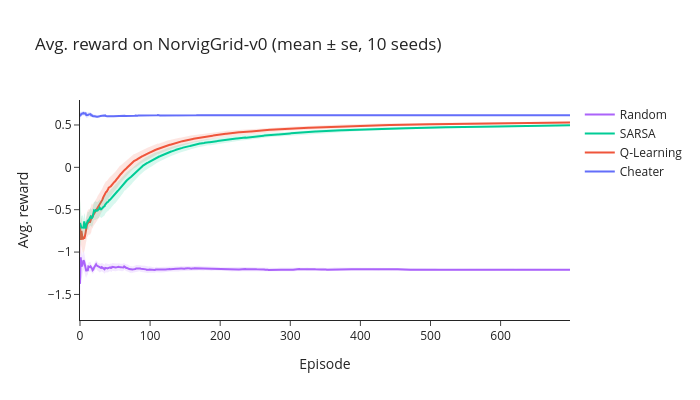

The code cell stored with this chart in its notebook:
### Markdown cell above
### Exercise - Implement Q-learning and SARSA

> ```yaml
> Difficulty: 🔴🔴🔴⚪⚪
> Importance: 🔵🔵🔵🔵⚪
> 
> You should spend up to 20-30 minutes on these exercises.
> 
> They are difficult, so you should use the hints if you need.
> ```

You should fill in the classes `EpsilonGreedy`, `QLearning` and `SARSA` below.

- `EpsilonGreedy`
    - This is simply a base class which keeps track of the current Q-value estimates, and selects an action based on an epsilon-greedy policy (i.e. with probability $\epsilon$ a random action is taken, and with policy $1-\epsilon$ the Q-maximizing action is taken, according to current Q-value estimates.
    - We've already filled in the initialization for you (with optimism), all that's left is for you to implement epsilon-greedy action selection.
- `QLearning`
    - You should fill in the `observe` method for the `QLearning` class, to update Q-values based on observations (according to the formula above).
- `SARSA`
    - You should fill in the `observe` method for the `SARSA` class, to update Q-values based on observations (according to the formula above).

Note that we've given the SARSA agent a slightly different `run_episode` function. Can you see what's different about this, and why we've done this? (This is pretty subtle so don't worry about it too much.)

<details>
<summary>Answer - what's different?</summary>

We've reordered the `while` loop content. Before, it looked like this:

```python
while not done:
    act = self.get_action(obs)
    new_obs, reward, terminated, truncated, info = self.env.step(act)
    done = terminated or truncated
    exp = Experience(obs, act, reward, new_obs)
    self.observe(exp)
    rewards.append(reward)
    obs = new_obs
```

Now, it looks like this:

```python
while not done:
    new_obs, reward, terminated, truncated, info = self.env.step(act)
    done = terminated or truncated
    new_act = self.get_action(new_obs)
    exp = Experience(obs, act, reward, new_obs, new_act)
    self.observe(exp)
    rewards.append(reward)
    obs = new_obs
    act = new_act
```

</details>

<details>
<summary>Answer - why is it different?</summary>

It's different in SARSA because the order of operations is different. We have:

- **SARSA** = take action $a_t$, observe $(r_{t+1}, s_{t+1})$, then decide on next action $a_{t+1}$, then update
- **Q-learning** = take action $a_t$, observe $(r_{t+1}, s_{t+1})$, then update, then decide on next action $a_{t+1}$

The key point being that *the action $a_{t+1}$ has to be computed before the SARSA update step, since SARSA updates on actions taken*. Whereas Q-learning updates should happen after the action $a_t$.

Don't worry if you don't fully understand this, the order of operations for these 2 algorithms can get a bit messy. All you really need to understand is this: in both cases, the code variables `exp.obs, exp.act, exp.reward, exp.new_obs` in the observe methods correspond to the pseudocode variables $S, A, R, S'$, and in the case of SARSA we also have `exp.new_act` which corresponds to $A'$.

</details>

#### Tips

- Use `self.rng.random()` to generate random numbers in the range $[0,1)$, and `self.rng.integers(0, n)` for random integers in the range $0, 1, \ldots, n-1$.
- The random agent results in very long episodes, which slows evaluation. You can remove them from the experiment once you've convinced yourself that your agents are doing something reasonable.
- Leave $\gamma =0.99$ for now.


When you run the code below, you should expect to see SARSA outperform  Q-Learning (by a lot at first, then this gap will narrow). They should both be slightly worse than the cheater, and *much* better than the random agent.

### Code cell
class EpsilonGreedy(Agent):
    """
    A class for SARSA and Q-Learning to inherit from.
    """

    def __init__(
        self,
        env: DiscreteEnviroGym,
        config: AgentConfig = defaultConfig,
        gamma: float = 0.99,
        seed: int = 0,
    ):
        self.config = config
        self.gamma = gamma
        self.env = env
        super().__init__(env, config, gamma, seed)
        self.Q = np.zeros((self.num_states, self.num_actions)) + self.config.optimism
        # Terminal states have value 0. We never act from them so their Q-values are never updated, but
        # Q-learning & SARSA bootstrap from them, so they mustn't keep the optimistic initial value.
        if hasattr(env.unwrapped, "env"):  # our `DiscreteEnviroGym` envs expose their terminal states
            self.Q[env.unwrapped.env.terminal] = 0

    def get_action(self, obs: ObsType) -> ActType:
        """
        Selects an action using epsilon-greedy with respect to Q-value estimates
        """
        rnum = self.rng.random()
        if rnum < self.config.epsilon:
            return self.rng.integers(0, len(self.Q[obs]))
        else:
            return np.argmax(self.Q[obs])

# #   obs: ObsType
#     act: ActType
#     reward: float
#     new_obs: ObsType
#     new_act
class QLearning(EpsilonGreedy):
    def observe(self, exp: Experience) -> None:
        Exp = exp
        exp = [Exp.obs, Exp.act, Exp.reward, Exp.new_obs, Exp.new_act]
        t2 = exp[2] + self.gamma*max(self.Q[exp[3]]) - self.Q[exp[0], exp[1]]
        self.Q[exp[0], exp[1]] = self.Q[exp[0], exp[1]] + self.config.lr*(t2)
        


class SARSA(EpsilonGreedy):
    def observe(self, exp: Experience):
        Exp = exp
        exp = [Exp.obs, Exp.act, Exp.reward, Exp.new_obs, Exp.new_act]
        t2 = exp[2] + self.gamma*(self.Q[exp[3], exp[4]]) - self.Q[exp[0], exp[1]]
        self.Q[exp[0], exp[1]] = self.Q[exp[0], exp[1]] +  self.config.lr*(t2)
        

    def run_episode(self, seed) -> list[float]:
        rewards = []
        obs, info = self.env.reset(seed=seed)
        act = self.get_action(obs)
        self.reset(seed=seed)
        done = False
        while not done:
            new_obs, reward, terminated, truncated, info = self.env.step(act)
            done = terminated or truncated
            new_act = self.get_action(new_obs)
            exp = Experience(obs, act, reward, new_obs, new_act)
            self.observe(exp)
            rewards.append(reward)
            obs = new_obs
            act = new_act
        return rewards


gamma = 0.99
n_runs = 700
n_seeds = 10
norvig_specs = [
    (Cheater, AgentConfig(), "Cheater"),
    (QLearning, AgentConfig(), "Q-Learning"),
    (SARSA, AgentConfig(), "SARSA"),
    (Random, AgentConfig(), "Random"),
]
# average over a few seeds (tabular RL is noisy) and plot mean ± standard error
curves = utils.seeded_curves(norvig_specs, "NorvigGrid-v0", gamma=gamma, n_runs=n_runs, n_seeds=n_seeds)
title = f"Avg. reward on NorvigGrid-v0 (mean ± se, {n_seeds} seeds)"
utils.plot_learning_curves(curves, title=title, yaxis_title="Avg. reward", band="se")

### Figure 1 — Plotly figure (JSON) as saved in the notebook; plotly's stock layout.template omitted (floating-point values rounded to 4 significant figures; data arrays with more than 128 entries replaced by an {"elided": "..."} marker saying what was removed)
{"data": [{"hoverinfo": "skip", "line": {"width": 0}, "mode": "lines", "showlegend": false, "type": "scatter", "x": {"elided": "700 int values"}, "y": {"elided": "700 float values"}}, {"fill": "tonexty", "fillcolor": "rgba(99,110,250,0.15)", "hoverinfo": "skip", "line": {"width": 0}, "mode": "lines", "showlegend": false, "type": "scatter", "x": {"elided": "700 int values"}, "y": {"elided": "700 float values"}}, {"line": {"color": "rgb(99,110,250)"}, "mode": "lines", "name": "Cheater", "type": "scatter", "x": {"elided": "700 int values"}, "y": {"elided": "700 float values"}}, {"hoverinfo": "skip", "line": {"width": 0}, "mode": "lines", "showlegend": false, "type": "scatter", "x": {"elided": "700 int values"}, "y": {"elided": "700 float values"}}, {"fill": "tonexty", "fillcolor": "rgba(239,85,59,0.15)", "hoverinfo": "skip", "line": {"width": 0}, "mode": "lines", "showlegend": false, "type": "scatter", "x": {"elided": "700 int values"}, "y": {"elided": "700 float values"}}, {"line": {"color": "rgb(239,85,59)"}, "mode": "lines", "name": "Q-Learning", "type": "scatter", "x": {"elided": "700 int values"}, "y": {"elided": "700 float values"}}, {"hoverinfo": "skip", "line": {"width": 0}, "mode": "lines", "showlegend": false, "type": "scatter", "x": {"elided": "700 int values"}, "y": {"elided": "700 float values"}}, {"fill": "tonexty", "fillcolor": "rgba(0,204,150,0.15)", "hoverinfo": "skip", "line": {"width": 0}, "mode": "lines", "showlegend": false, "type": "scatter", "x": {"elided": "700 int values"}, "y": {"elided": "700 float values"}}, {"line": {"color": "rgb(0,204,150)"}, "mode": "lines", "name": "SARSA", "type": "scatter", "x": {"elided": "700 int values"}, "y": {"elided": "700 float values"}}, {"hoverinfo": "skip", "line": {"width": 0}, "mode": "lines", "showlegend": false, "type": "scatter", "x": {"elided": "700 int values"}, "y": {"elided": "700 float values"}}, {"fill": "tonexty", "fillcolor": "rgba(171,99,250,0.15)", "hoverinfo": "skip", "line": {"width": 0}, "mode": "lines", "showlegend": false, "type": "scatter", "x": {"elided": "700 int values"}, "y": {"elided": "700 float values"}}, {"line": {"color": "rgb(171,99,250)"}, "mode": "lines", "name": "Random", "type": "scatter", "x": {"elided": "700 int values"}, "y": {"elided": "700 float values"}}], "layout": {"height": 400, "hovermode": "x unified", "title": {"text": "Avg. reward on NorvigGrid-v0 (mean ± se, 10 seeds)"}, "width": 700, "xaxis": {"title": {"text": "Episode"}}, "yaxis": {"title": {"text": "Avg. reward"}}}}
